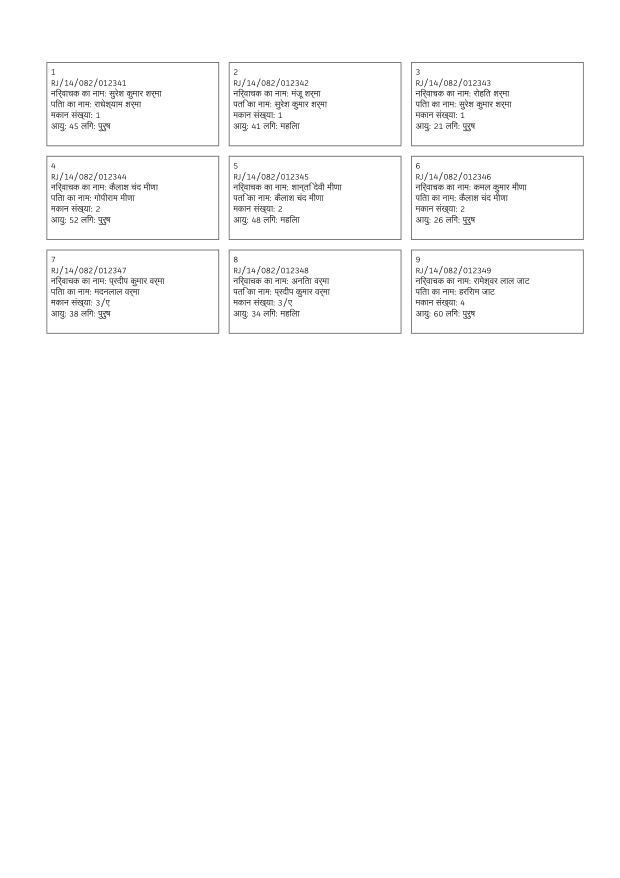
#> input picture temp/test-job/pages/page_2.png, 2480 x 3509 px (shown at 1/4 size)
$ python -i ocr_service.py   (imports and definitions only)
#> lines starting #> are read from the running program, lines starting #| are printed output that depends on the picture
### app/config.py
import os
from pathlib import Path

# Base Paths
BASE_DIR = Path(__file__).resolve().parent.parent
UPLOAD_DIR = BASE_DIR / "uploads"
TEMP_DIR = BASE_DIR / "temp"
EXPORT_DIR = BASE_DIR / "exports"

# Ensure directories exist
for directory in [UPLOAD_DIR, TEMP_DIR, EXPORT_DIR]:
    directory.mkdir(parents=True, exist_ok=True)
#> further down, picture is the input picture: PIL image 2480x3509 RGB; min 0, max 255, mean 251.4

# Processing Configuration
DEFAULT_DPI = int(os.environ.get("PDF_DEFAULT_DPI", 300))
ALLOWED_DPIS = [200, 300, 400, 600]

# Confidence Thresholds
CONFIDENCE_HIGH = 0.95
CONFIDENCE_MEDIUM = 0.85

# OCR Settings
TESSERACT_CMD = os.environ.get("TESSERACT_CMD", "tesseract")
TESSERACT_LANGS = "hin+eng"

# SQLite DB Path
DATABASE_PATH = BASE_DIR / "electoral_extractor.db"

# Max Upload Size (500MB)
MAX_UPLOAD_SIZE = 500 * 1024 * 1024

### app/services/ocr_service.py
import pytesseract
from PIL import Image, ImageEnhance, ImageFilter
import cv2
import numpy as np
from typing import Optional, Dict, Any
from app.config import TESSERACT_CMD, TESSERACT_LANGS

pytesseract.pytesseract.tesseract_cmd = TESSERACT_CMD

def preprocess_image_for_ocr(img: Image.Image) -> Image.Image:
    """
    Enhances contrast and sharpens card image for accurate Hindi character recognition.
    """
    # Convert to grayscale
    gray = img.convert('L')

    # Increase contrast
    enhancer = ImageEnhance.Contrast(gray)
    contrast_img = enhancer.enhance(1.8)
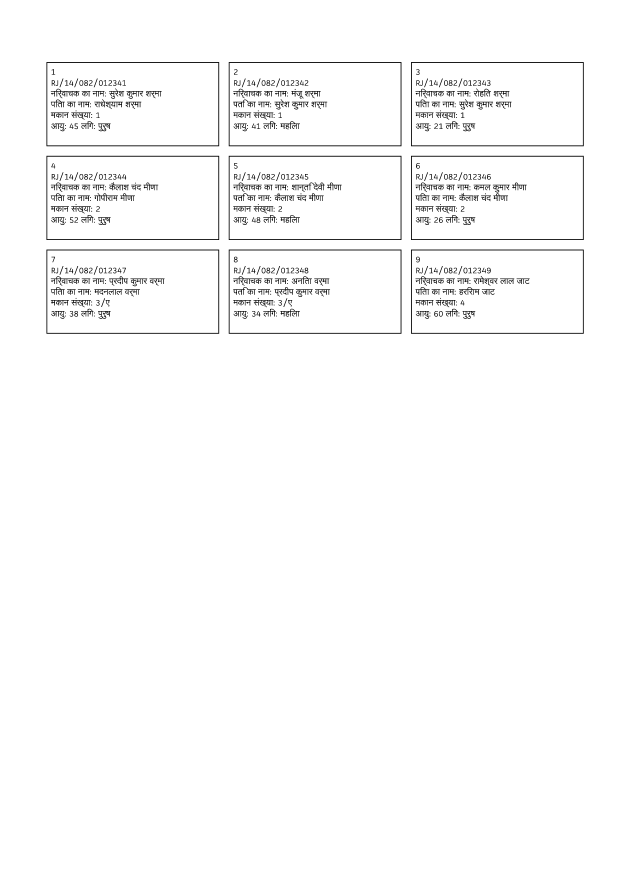
#> contrast_img: PIL image 2480x3509 L (shown at 1/4 size); min 0, max 255, mean 250.1

    # Slight sharpening for crisp Devanagari matras (vowel signs)
    sharp_img = contrast_img.filter(ImageFilter.SHARPEN)
    return sharp_img

def extract_text_with_ocr(card_img: Image.Image, lang: str = TESSERACT_LANGS) -> str:
    """
    Runs Tesseract OCR on a cropped card image.
    Uses PSM 6 (single uniform block of text) with Hindi + English.
    """
    processed = preprocess_image_for_ocr(card_img)

    # Configure tesseract for uniform text block
    custom_config = r'--oem 3 --psm 6'
    try:
        text = pytesseract.image_to_string(processed, lang=lang, config=custom_config)
        return text.strip()
    except Exception as e:
        # Fallback to English only if Hindi model had transient issue
        try:
            return pytesseract.image_to_string(processed, lang='eng', config=custom_config).strip()
        except Exception:
            return ""

def ocr_page_to_data(page_img: Image.Image, lang: str = TESSERACT_LANGS) -> Dict[str, Any]:
    """
    Runs pytesseract.image_to_data to get word-level bounding boxes and confidence.
    """
    processed = preprocess_image_for_ocr(page_img)
    custom_config = r'--oem 3 --psm 4'
    try:
        data = pytesseract.image_to_data(processed, lang=lang, config=custom_config, output_type=pytesseract.Output.DICT)
        return data
    except Exception:
        return {}

>>> from PIL import Image
>>> picture = Image.open('../../temp/test-job/pages/page_2.png')
>>> result = preprocess_image_for_ocr(picture)
